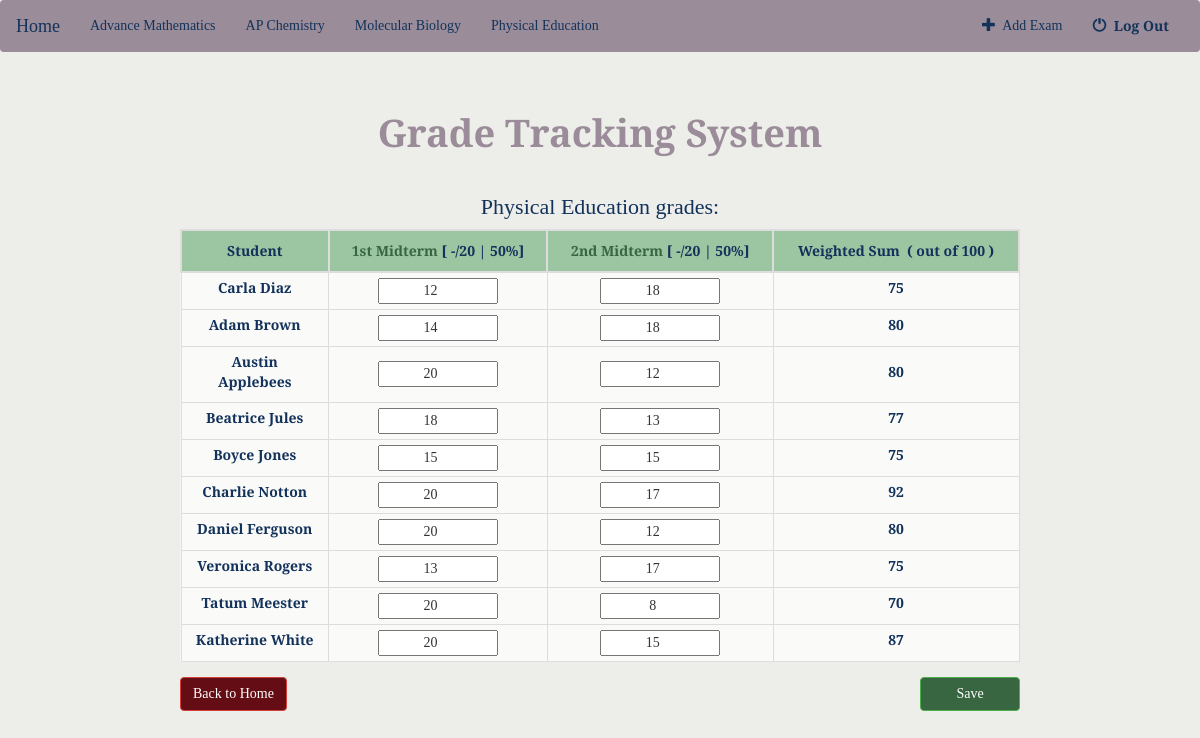
The app's page /authenticated/4/ (signed in) with its own data.
### gms/models.py (models this page shows, shortened)
class Courses(models.Model):
    course_name = models.CharField(max_length=30)
    credit = models.PositiveSmallIntegerField(default=3)
    faculty = models.ForeignKey('Faculty',on_delete=models.PROTECT,null=True)
    students = models.ManyToManyField('Student')
    a = models.PositiveSmallIntegerField(default=80)
    b = models.PositiveSmallIntegerField(default=60)
    c = models.PositiveSmallIntegerField(default=40)
    d = models.PositiveSmallIntegerField(default=20)
    location = models.CharField(max_length = 30, default='Main Campus')
    def __str__(self):
        return self.course_name

class Exam(models.Model):
    name = models.CharField(max_length=30)
    total_marks = models.IntegerField(default=0)
    course = models.ForeignKey(Courses,on_delete=models.CASCADE,null=True)
    weightage = models.IntegerField(default=0)
    def __str__(self):
        return self.name

class Student(md.User):
    def __str__(self):
        return self.username

class Result(models.Model):
    exam = models.ForeignKey(Exam,on_delete=models.CASCADE,null=True)
    course = models.ForeignKey(Courses,on_delete=models.CASCADE,null=True)
    student = models.ForeignKey(Student,on_delete=models.CASCADE,null=True)
    gained_marks = models.IntegerField(default=0)

class Total_Marks(models.Model):
    course = models.ForeignKey(Courses,on_delete=models.CASCADE,null=True)
    student = models.ForeignKey(Student,on_delete=models.CASCADE,null=True)
    total_marks = models.IntegerField(default=0)

### gms/views.py (the view)
# urls.py: re_path(r'^authenticated/(?P<course_no>[0-9]+)/$',course,name='course'),
@cache_control(no_cache=True, must_revalidate=True, no_store=True)
def course(request,course_no):
	if request.method=="POST":
		if request.user.is_authenticated:
			try:
				userTemp=Faculty.objects.get(username=request.user.username,password=request.user.password)
			except Faculty.DoesNotExist:
				return redirect('/logout/')
			courses=userTemp.courses_set.all()
			course=courses[int(course_no)-1]
			for std in course.students.all():
				total_marks=std.total_marks_set.get(course=course)
				total_marks.total_marks=0.0
				for exam1 in course.exam_set.all():
					marks=request.POST[std.username+"_"+exam1.name]
					result=Result.objects.get(student=std,exam=exam1,course=course)
					result.gained_marks=marks
					result.save()
					total_marks.total_marks+=float(marks)*(float(exam1.weightage))/(float(exam1.total_marks))
					total_marks.save()
			return redirect('/authenticated/'+str(course_no)+'/')
	else:
		if request.user.is_authenticated:
			try:
				userTemp=Faculty.objects.get(username=request.user.username,password=request.user.password)
			except Faculty.DoesNotExist:
				return redirect('/logout/')
			courses=userTemp.courses_set.all()
			course=courses[int(course_no)-1]
			total=0
			for std in Student.objects.all():
				for c in std.courses_set.all():
					try:
						r=Total_Marks.objects.get(student=std,course=c)
					except Total_Marks.DoesNotExist:
						r=Total_Marks(student=std,course=c)
						r.save()
			for exam in course.exam_set.all():
				total+=exam.weightage
			for std in course.students.all():
				for exam1 in course.exam_set.all():
					try:
						r=Result.objects.get(student=std,exam=exam1,course=course)
					except Result.DoesNotExist:
						r=Result(student=std,exam=exam1,course=course,gained_marks=0)
						r.save()
			results=Result.objects.filter(course=course)
			print(course.exam_set.all)
			return render(request,"course.html",{'total':total,'faculty':userTemp, 'course1':course,'course_no':int(course_no),'result':results})
		else:
			return redirect('/logout/')

### gms/template/course.html (shortened to what this page needs)
<!DOCTYPE html>
<html>
<head>
</head>
<body>
	{% load static %}
	<link rel="stylesheet" href="https://maxcdn.bootstrapcdn.com/bootstrap/3.3.6/css/bootstrap.min.css">
	<link rel="stylesheet" type="text/css" href="{% static 'gms/style.css' %}"/>
	<nav class="navbar" style="background-color:#9A8C98;color:#13325B">
		<div class="container-fluid">
		<div class="navbar-header">
			<a class="navbar-brand" href="/authenticated/" style="color:#13325B;font-family: 'Cinzel'">Home</a>
		</div>
		<div class="collapse navbar-collapse" id="topNavBar" style="color:#13325B;font-family: 'Cinzel'">
			<ul class="nav navbar-nav">
				{% for courses in faculty.courses_set.all %}
				{%if forloop.counter == course_no%}
				<li class="active">
				{%else%}
				<li class="">
				{%endif%}
					<a href="/authenticated/{{forloop.counter}}" style="color:#13325B;">{{courses.course_name}}</a>
				</li>
				{%  endfor %}
			</ul>
			<ul class="nav navbar-nav navbar-right">
				<li class="" style="color:#13325B;">
					<a href='/authenticated/{{course_no}}/addexam' style="color:#13325B;">
						<span class="glyphicon glyphicon-plus" aria-hidden="true" style="color:#13325B;"></span>&nbsp;
						Add Exam
					</a>
				</li>
				<li class="">
					<a href="/logout/" style="color:#13325B;font-weight:bold;">
						<span class="glyphicon glyphicon-off" aria-hidden="true" style="color:#13325B;"></span>&nbsp;
						Log Out
					</a>
				</li>
			</ul>
		</div>
		</div>
	</nav>
<br>
<div style="width:70%; margin:0 auto;">
	<form action="/authenticated/{{course_no}}/" method="POST" id="updatemarks_form">
		<h3 style="text-align: center;font-family:'Cinzel Decorative';font-weight:bold;color:#9A8C98;font-size:38px;"> Grade Tracking System </h3>
		<hr >
		<h4 style="text-align: center;color:#13325B;font-family: 'Cinzel';font-size:22px"> {{course1}} grades: </h4>
		<div style=" overflow-x: auto; font-family: 'Cinzel'">
			<table>
				<tr style="background:#9cc5a1; font-family: 'Cinzel'">
					<th style="color:#13325B">Student</th>
					{%for exam in course1.exam_set.all%}
						<th style="color:#13325B; font-family: 'Cinzel'"><a href='/authenticated/{{course_no}}/{{exam.id}}' style="color:#386641"> {{exam.name}}</a>  [ -/{{exam.total_marks}} | {{exam.weightage}}%]</th>
					{%endfor%}
					<th style="color:#13325B; font-family: 'Cinzel'">Weighted Sum &nbsp( out of {{total}} )</th>
				</tr>
				{%for student in course1.students.all%}
				   	<tr>
				   		<td style="color:#13325B"><label>{{student.first_name}} {{student.last_name}}</label></td>
					    {%for exam in course1.exam_set.all%}
					        <td>
					        	{% for r in result %}
					        		{% if r.exam == exam and r.student == student %}
				        				{% with marks=r.gained_marks %}
										    <input style="text-align: center;" value="{{marks}}" type="number" name="{{student}}_{{exam}}" min="0" max="{{exam.total_marks}}" required>
										{% endwith %}
					        		{% endif %}
					        	{% endfor %}
					       	</td>
					    {%endfor%}
					    {%for total_marks in student.total_marks_set.all%}
					    	{% if total_marks.course == course1 %}
					    		<td style="color:#13325B"><label>{{total_marks.total_marks}}</label></td>
					    	{% endif %}
					    {%endfor%}
				    </tr>
			    {%endfor%}
			</table>
		</div>
		<button class="btn btn-success" type="submit" onclick="myFunction()" style="float: right;width: 100px;margin-top:15px;background-color:#386641;font-family:Cinzel;" >  Save  </button>
		<a href="/authenticated/" style="float: left;margin-top:15px;background-color:#640d14;font-family:Cinzel;"  class="btn btn-danger">Back to Home</a>
	</form>
</div>
</body>
</html>

### gms/static/gms/style.css (style rules this page uses)
body { background :#edede9; }
table, td { background: rgba(255,255,255,0.5); table-layout: auto; border: 1px solid #ddd; text-align: center; }
th { table-layout: auto; border: 2px solid #ddd; text-align: center; padding: 10px; }
table { border-collapse: collapse; width: 100%; }
td { padding: 5px; }
label { width: 120px; }
input { width: 120px; }

### records on screen
Courses: course_name "Advance Mathematics"
Courses: course_name "AP Chemistry"
Courses: course_name "Molecular Biology"
Courses: course_name "Physical Education"
Exam: name "1st Midterm", total_marks "20", weightage "50"
Exam: name "2nd Midterm", total_marks "20", weightage "50"
Student: first_name "Carla", last_name "Diaz"
Result: gained_marks "12"
Result: gained_marks "18"
Total_Marks: total_marks "75"
Student: first_name "Adam", last_name "Brown"
Result: gained_marks "14"
Result: gained_marks "18"
Total_Marks: total_marks "80"
Student: first_name "Austin", last_name "Applebees"
Result: gained_marks "12"
Total_Marks: total_marks "80"
Student: first_name "Beatrice", last_name "Jules"
Result: gained_marks "18"
Result: gained_marks "13"
Total_Marks: total_marks "77"
Student: first_name "Boyce", last_name "Jones"
Result: gained_marks "15"
Result: gained_marks "15"
Total_Marks: total_marks "75"
Student: first_name "Charlie", last_name "Notton"
Result: gained_marks "17"
Total_Marks: total_marks "92"
Student: first_name "Daniel", last_name "Ferguson"
Result: gained_marks "12"
Total_Marks: total_marks "80"
Student: first_name "Veronica", last_name "Rogers"
Result: gained_marks "13"
Result: gained_marks "17"
Total_Marks: total_marks "75"
Student: first_name "Tatum", last_name "Meester"
Result: gained_marks "8"
Total_Marks: total_marks "70"
Student: first_name "Katherine", last_name "White"
Result: gained_marks "15"
Total_Marks: total_marks "87"

### other values on screen
{{ total }} "100"
